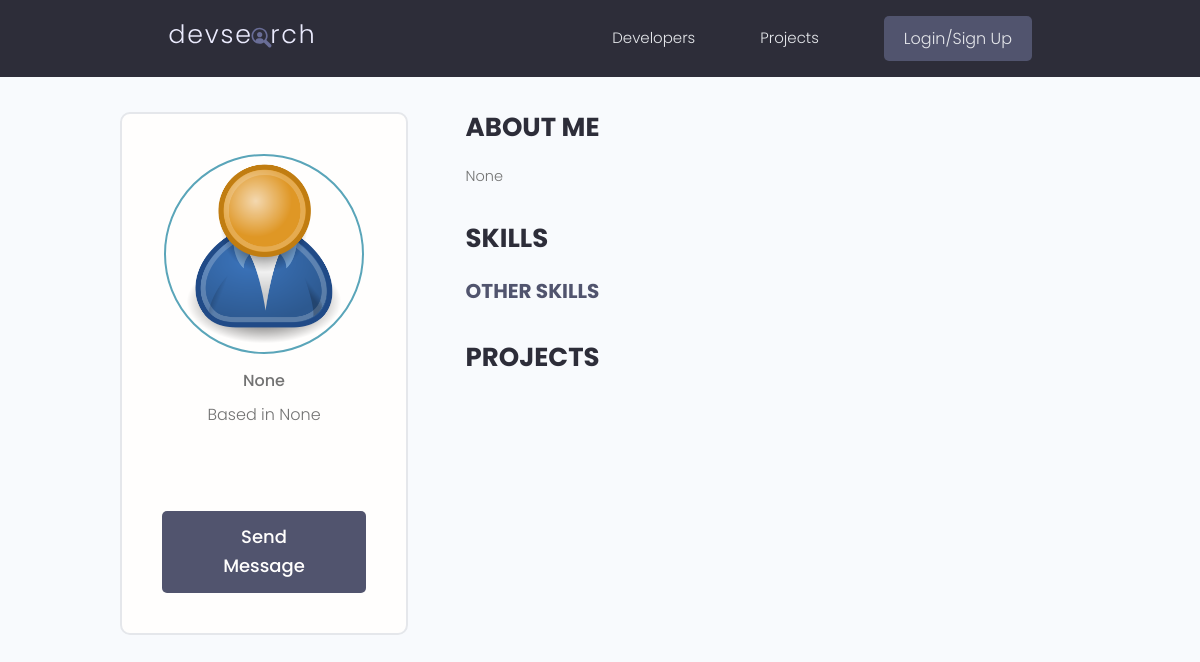
Page /profile/59ad08705095409eb8849d9c57e83571/ on the earlier database version.
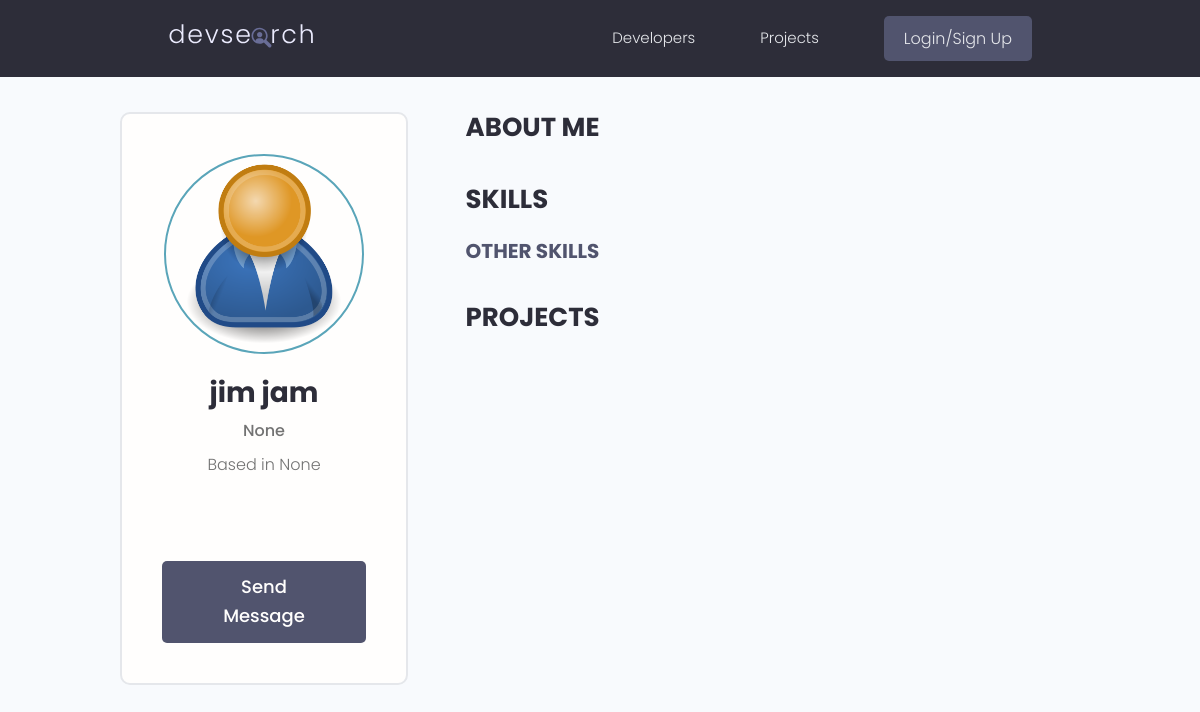
Same page on the later database version.
### users/models.py (models this page shows, shortened)
class Profile(models.Model):
    user = models.OneToOneField(User, on_delete=models.CASCADE, null=True, blank=True)
    name = models.CharField(max_length=200, blank=True, null=True)
    username = models.CharField(max_length=200, blank=True, null=True)
    location = models.CharField(max_length=200, blank=True, null=True)
    email = models.EmailField(max_length=500, blank=True, null=True)
    short_intro = models.CharField(max_length=200, blank=True, null=True)
    bio = models.TextField(blank=True, null=True)
    profile_image = models.ImageField(
        null=True,
        blank=True,
        upload_to="profiles/",
        default="profiles/user-default.png",
    )
    social_github = models.CharField(max_length=200, blank=True, null=True)
    social_twitter = models.CharField(max_length=200, blank=True, null=True)
    social_linkedin = models.CharField(max_length=200, blank=True, null=True)
    social_youtube = models.CharField(max_length=200, blank=True, null=True)
    social_website = models.CharField(max_length=200, blank=True, null=True)
    created = models.DateTimeField(auto_now_add=True)
    id = models.UUIDField(
        default=uuid.uuid4, unique=True, primary_key=True, editable=False
    )
    @property
    def imageURL(self):
        try:
            url = self.profile_image.url
        except:
            url = ""
        return url

### users/views.py (the view)
# urls.py: path("profile/<str:pk>/", views.userProfile, name="userProfile"),
def userProfile(requests, pk):
    profileObj = Profile.objects.get(id=pk)
    context = {
        "profile": profileObj,
    }
    return render(requests, "users/user-profile.html", context)

### users/templates/users/user-profile.html (shortened to what this page needs)
{% extends 'main.html' %}
{% block content %}
<main class="profile my-md">
    <div class="container">
        <div class="layout">
            <div class="column column--1of3">
                <div class="card text-center">
                    <div class="card__body dev">
                        <img class="avatar avatar--xl" src="{{profile.imageURL}}" />
                        <h2 class="dev__name">{{profile.name}}</h2>
                        <p class="dev__title">{{profile.short_intro}}</p>
                        <p class="dev__location">Based in {{profile.location}}</p>
                        <ul class="dev__social">
                        </ul>
                        <a href="{% url 'createMessage' profile.id%}" class="btn btn--sub btn--lg">Send Message </a>
                    </div>
                </div>
            </div>
            <div class="column column--2of3">
                <div class="devInfo">
                    <h3 class="devInfo__title">About Me</h3>
                    <p class="devInfo__about">{{profile.bio}}</p>
                </div>
                <div class="devInfo">
                    <h3 class="devInfo__title">Skills</h3>
                    <div class="devInfo__skills">
                        <h3 class="devInfo__subtitle">Other Skills</h3>
                    </div>
                </div>
                <div class="devInfo">
                    <h3 class="devInfo__title">Projects</h3>
                </div>
            </div>
        </div>
    </div>
</main>
{% endblock %}

Differences in the rows shown:
changed Profile "None": name (not shown) → "jim jam"; bio "None" → (not shown)
